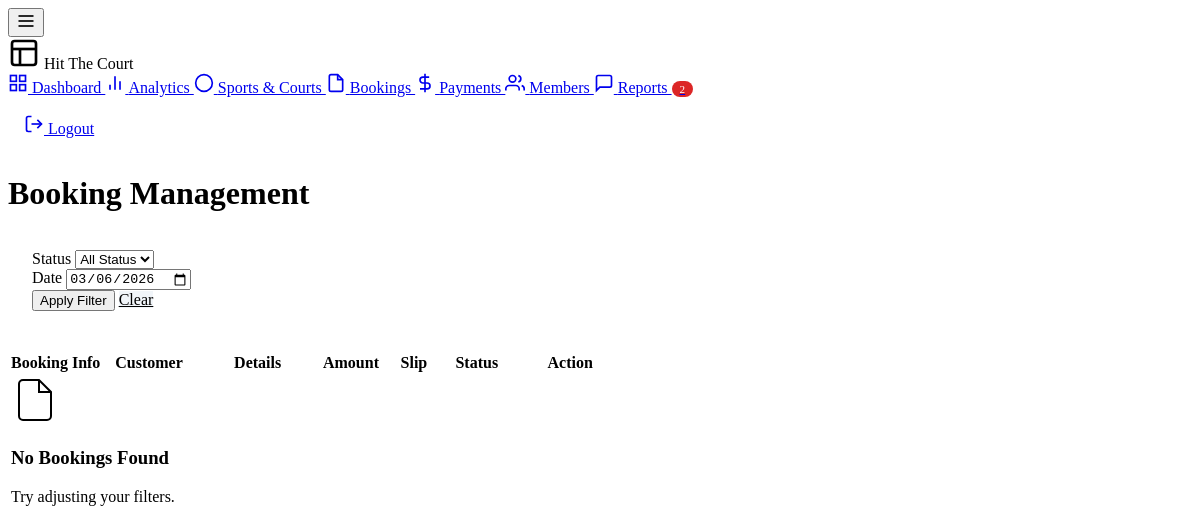
The page /admin/bookings.php?date=2026-03-06 (signed in) on the database as committed earlier.
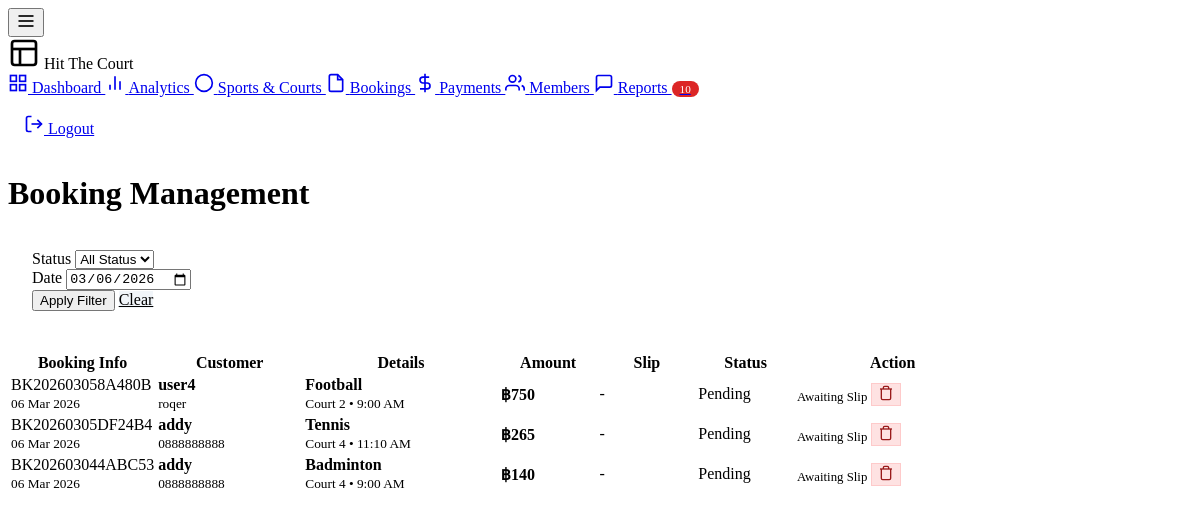
The same page on the database as committed later.
### tables this page shows
CREATE TABLE `bookings` (
  `booking_id` int(11) NOT NULL,
  `booking_code` varchar(20) NOT NULL,
  `user_id` int(11) NOT NULL,
  `court_id` int(11) NOT NULL,
  `slot_id` int(11) NOT NULL,
  `booking_date` date NOT NULL,
  `duration_minutes` int(11) NOT NULL,
  `court_price` decimal(10,2) NOT NULL,
  `equipment_total` decimal(10,2) DEFAULT 0.00,
  `discount_amount` decimal(10,2) DEFAULT 0.00,
  `total_price` decimal(10,2) NOT NULL,
  `payment_status` enum('pending','paid','failed','refunded') DEFAULT 'pending',
  `expires_at` datetime DEFAULT NULL,
  `booking_status` enum('active','cancelled','completed') DEFAULT 'active',
  `notes` text DEFAULT NULL,
  `created_at` timestamp NOT NULL DEFAULT current_timestamp(),
  `updated_at` timestamp NOT NULL DEFAULT current_timestamp() ON UPDATE current_timestamp()
);

CREATE TABLE `users` (
  `user_id` int(11) NOT NULL,
  `username` varchar(50) NOT NULL,
  `password` varchar(255) NOT NULL,
  `email` varchar(100) NOT NULL,
  `phone` varchar(20) DEFAULT NULL,
  `is_member` tinyint(1) DEFAULT 0,
  `member_expire` date DEFAULT NULL,
  `points` int(11) DEFAULT 0,
  `total_bookings` int(11) DEFAULT 0,
  `created_at` timestamp NOT NULL DEFAULT current_timestamp(),
  `updated_at` timestamp NOT NULL DEFAULT current_timestamp() ON UPDATE current_timestamp()
);

CREATE TABLE `sports` (
  `sport_id` int(11) NOT NULL,
  `sport_name` varchar(50) NOT NULL,
  `slug` varchar(50) NOT NULL,
  `description` text DEFAULT NULL,
  `duration_minutes` int(11) NOT NULL,
  `price` int(11) NOT NULL,
  `max_courts` int(11) DEFAULT 1,
  `image` varchar(255) DEFAULT NULL,
  `status` enum('active','inactive') DEFAULT 'active',
  `created_at` timestamp NOT NULL DEFAULT current_timestamp(),
  `price_per_round` decimal(10,2) DEFAULT 0.00,
  `total_courts` int(11) DEFAULT 1
);

CREATE TABLE `courts` (
  `court_id` int(11) NOT NULL,
  `sport_id` int(11) NOT NULL,
  `court_number` int(11) NOT NULL,
  `court_name` varchar(50) DEFAULT NULL,
  `status` enum('available','maintenance','reserved') DEFAULT 'available',
  `created_at` timestamp NOT NULL DEFAULT current_timestamp()
);

CREATE TABLE `time_slots` (
  `slot_id` int(11) NOT NULL,
  `sport_id` int(11) NOT NULL,
  `start_time` time NOT NULL,
  `end_time` time NOT NULL,
  `status` enum('active','inactive') DEFAULT 'active'
);

### config.php (called while the page is built, shortened)
<?php
function sanitize($data) {
    return htmlspecialchars(strip_tags(trim($data)));
}
?>

### admin/bookings.php (the view, shortened to what this page needs)
<?php
require_once '../config.php';
 $statusFilter = sanitize($_GET['status'] ?? 'all');
 $dateFilter = sanitize($_GET['date'] ?? '');
 $pendingReports = $pdo->query("SELECT COUNT(*) as count FROM reports WHERE status IN ('new', 'in_progress')")->fetch()['count'];
 $whereClause = "1=1";
 $params = [];
if ($dateFilter) {
    $whereClause .= " AND b.booking_date = ?";
    $params[] = $dateFilter;
}
 $sql = "
    SELECT b.*, u.username, u.email, u.phone, s.sport_name, c.court_number, ts.start_time, ts.end_time, p.slip_image
    FROM bookings b
    JOIN users u ON b.user_id = u.user_id
    JOIN courts c ON b.court_id = c.court_id
    JOIN sports s ON c.sport_id = s.sport_id
    JOIN time_slots ts ON b.slot_id = ts.slot_id
    LEFT JOIN payments p ON b.booking_id = p.booking_id
    WHERE {$whereClause}
    ORDER BY b.created_at DESC
";
 $stmt = $pdo->prepare($sql);
 $stmt->execute($params);
 $bookings = $stmt->fetchAll();
?>
<!DOCTYPE html>
<html lang="en">
<head>
    <link rel="stylesheet" href="<?= SITE_URL ?>/assets/css/admin.css">
</head>
<body>
<button class="admin-sidebar-toggle" id="sidebarToggle" aria-label="Toggle sidebar">
    <svg xmlns="http://www.w3.org/2000/svg" width="20" height="20" viewBox="0 0 24 24"
         fill="none" stroke="currentColor" stroke-width="2">
        <line x1="3" y1="12" x2="21" y2="12"></line>
        <line x1="3" y1="6" x2="21" y2="6"></line>
        <line x1="3" y1="18" x2="21" y2="18"></line>
    </svg>
</button>
    <div class="admin-layout">
        <aside class="admin-sidebar">
            <div class="admin-brand">
                <svg width="32" height="32" viewBox="0 0 24 24" fill="none" stroke="currentColor" stroke-width="2">
                    <rect x="3" y="3" width="18" height="18" rx="2" ry="2"></rect>
                    <line x1="3" y1="9" x2="21" y2="9"></line>
                    <line x1="9" y1="21" x2="9" y2="9"></line>
                </svg>
                Hit The Court
            </div>
            <nav class="admin-nav">
                <a href="dashboard.php" class="admin-nav-item">
                    Dashboard
                </a>
                <a href="analytics.php" class="admin-nav-item">
                    <svg xmlns="http://www.w3.org/2000/svg" width="20" height="20" viewBox="0 0 24 24" fill="none" stroke="currentColor" stroke-width="2"><line x1="18" y1="20" x2="18" y2="10"></line><line x1="12" y1="20" x2="12" y2="4"></line><line x1="6" y1="20" x2="6" y2="14"></line></svg>
                    Analytics
                </a>
                <a href="sports.php" class="admin-nav-item">
                    <svg xmlns="http://www.w3.org/2000/svg" width="20" height="20" viewBox="0 0 24 24" fill="none" stroke="currentColor" stroke-width="2"><circle cx="12" cy="12" r="10"></circle></svg>
                    Sports & Courts
                </a>
                <a href="bookings.php" class="admin-nav-item active">
                    <svg xmlns="http://www.w3.org/2000/svg" width="20" height="20" viewBox="0 0 24 24" fill="none" stroke="currentColor" stroke-width="2"><path d="M14 2H6a2 2 0 0 0-2 2v16a2 2 0 0 0 2 2h12a2 2 0 0 0 2-2V8z"></path><polyline points="14 2 14 8 20 8"></polyline></svg>
                    Bookings
                </a>
                <a href="payments.php" class="admin-nav-item">
                    <svg xmlns="http://www.w3.org/2000/svg" width="20" height="20" viewBox="0 0 24 24" fill="none" stroke="currentColor" stroke-width="2"><line x1="12" y1="1" x2="12" y2="23"></line><path d="M17 5H9.5a3.5 3.5 0 0 0 0 7h5a3.5 3.5 0 0 1 0 7H6"></path></svg>
                    Payments
                </a>
                <a href="members.php" class="admin-nav-item">
                    Members
                </a>
                <a href="reports.php" class="admin-nav-item">
                    <svg xmlns="http://www.w3.org/2000/svg" width="20" height="20" viewBox="0 0 24 24" fill="none" stroke="currentColor" stroke-width="2"><path d="M21 15a2 2 0 0 1-2 2H7l-4 4V5a2 2 0 0 1 2-2h14a2 2 0 0 1 2 2z"></path></svg>
                    Reports
                    <?php if ($pendingReports > 0): ?>
                    <span style="background: #DC2626; color: white; padding: 2px 8px; border-radius: 999px; font-size: 0.7rem; margin-left: auto;"><?= $pendingReports ?></span>
                    <?php endif; ?>
                </a>
            </nav>
            <div style="margin-top: auto; padding: 1rem; border-top: 1px solid rgba(255,255,255,0.1);">
                <a href="<?= SITE_URL ?>/api/auth.php?action=admin_logout" class="admin-nav-item">
                    <svg xmlns="http://www.w3.org/2000/svg" width="20" height="20" viewBox="0 0 24 24" fill="none" stroke="currentColor" stroke-width="2"><path d="M9 21H5a2 2 0 0 1-2-2V5a2 2 0 0 1 2-2h4"></path><polyline points="16 17 21 12 16 7"></polyline><line x1="21" y1="12" x2="9" y2="12"></line></svg>
                    Logout
                </a>
            </div>
        </aside>
        <main class="admin-main">
            <div class="admin-header">
                <h1 class="admin-title">Booking Management</h1>
            </div>
            <div class="admin-card" style="margin-bottom: 1.5rem;">
                <div class="admin-card-body" style="padding: 1rem 1.5rem;">
                    <form method="GET" class="filter-bar">
                        <div class="filter-group">
                            <label class="filter-label">Status</label>
                            <select name="status" class="admin-input">
                                <option value="all" <?= $statusFilter === 'all' ? 'selected' : '' ?>>All Status</option>
                            </select>
                        </div>
                        <div class="filter-group">
                            <label class="filter-label">Date</label>
                            <input type="date" name="date" value="<?= $dateFilter ?>" class="admin-input">
                        </div>
                        <button type="submit" class="btn btn-primary">
                            Apply Filter
                        </button>
                        <a href="bookings.php" class="btn" style="background: #F1F5F9; color: var(--admin-text);">Clear</a>
                    </form>
                </div>
            </div>
            <div class="admin-card">
                <div class="admin-card-body" style="padding: 0;">
                    <div style="overflow-x: auto;">
                        <table class="admin-table">
                            <thead>
                                <tr>
                                    <th style="width: 15%;">Booking Info</th>
                                    <th style="width: 15%;">Customer</th>
                                    <th style="width: 20%;">Details</th>
                                    <th style="width: 10%;">Amount</th>
                                    <th style="width: 10%;">Slip</th>
                                    <th style="width: 10%;">Status</th>
                                    <th style="width: 20%;">Action</th>
                                </tr>
                            </thead>
                            <tbody>
                                <?php if (empty($bookings)): ?>
                                <tr>
                                    <td colspan="7">
                                        <div class="empty-state">
                                            <svg xmlns="http://www.w3.org/2000/svg" width="48" height="48" viewBox="0 0 24 24" fill="none" stroke="currentColor" stroke-width="1"><path d="M14 2H6a2 2 0 0 0-2 2v16a2 2 0 0 0 2 2h12a2 2 0 0 0 2-2V8z"></path><polyline points="14 2 14 8 20 8"></polyline></svg>
                                            <h3>No Bookings Found</h3>
                                            <p>Try adjusting your filters.</p>
                                        </div>
                                    </td>
                                </tr>
                                <?php else: ?>
                                    <?php foreach ($bookings as $b): ?>
                                    <tr>
                                        <td>
                                            <span class="admin-code"><?= htmlspecialchars($b['booking_code']) ?></span><br>
                                            <small style="color: var(--admin-muted);"><?= date('d M Y', strtotime($b['booking_date'])) ?></small>
                                        </td>
                                        <td>
                                            <strong><?= htmlspecialchars($b['username']) ?></strong><br>
                                            <small style="color: var(--admin-muted);"><?= htmlspecialchars($b['phone']) ?></small>
                                        </td>
                                        <td>
                                            <div style="font-weight: 600; color: var(--admin-secondary);"><?= htmlspecialchars($b['sport_name']) ?></div>
                                            <small>Court <?= $b['court_number'] ?> • <?= date('g:i A', strtotime($b['start_time'])) ?></small>
                                        </td>
                                        <td>
                                            <strong>฿<?= number_format($b['total_price']) ?></strong>
                                        </td>
                                        <td>
                                            <?php if ($b['slip_image']): ?>
                                            <a href="<?= SITE_URL ?>/<?= $b['slip_image'] ?>" target="_blank" class="btn btn-sm" style="background: #EFF6FF; color: var(--admin-primary);">
                                                View
                                            </a>
                                            <?php else: ?>
                                            <span style="color: var(--admin-muted);">-</span>
                                            <?php endif; ?>
                                        </td>
                                        <td>
                                            <span class="status-pill status-<?= htmlspecialchars($b['payment_status']) ?>">
                                                <?= ucfirst($b['payment_status']) ?>
                                            </span>
                                        </td>
                                        <td>
                                            <div class="action-group">
                                                <?php if ($b['payment_status'] === 'pending' && $b['slip_image']): ?>
                                                    <form method="POST" style="display: contents;">
                                                        <input type="hidden" name="booking_id" value="<?= $b['booking_id'] ?>">
                                                        <input type="hidden" name="action" value="verify">
                                                        <button type="submit" class="btn btn-sm btn-success">Verify</button>
                                                    </form>
                                                    <form method="POST" style="display: contents;" onsubmit="return confirm('Reject this payment?');">
                                                        <input type="hidden" name="booking_id" value="<?= $b['booking_id'] ?>">
                                                        <input type="hidden" name="action" value="reject">
                                                        <button type="submit" class="btn btn-sm btn-danger">Reject</button>
                                                    </form>
                                                <?php elseif ($b['payment_status'] === 'pending'): ?>
                                                    <span style="color: var(--admin-warning); font-size: 0.8rem;">Awaiting Slip</span>
                                                <?php else: ?>
                                                    <span style="color: var(--admin-muted);">-</span>
                                                <?php endif; ?>
                                                <form method="POST" style="display: contents;" onsubmit="return confirm('Are you sure you want to DELETE this booking? This cannot be undone.');">
                                                    <button type="submit" class="btn btn-sm btn-delete" title="Delete Booking">
                                                        <svg xmlns="http://www.w3.org/2000/svg" width="16" height="16" viewBox="0 0 24 24" fill="none" stroke="currentColor" stroke-width="2"><polyline points="3 6 5 6 21 6"></polyline><path d="M19 6v14a2 2 0 0 1-2 2H7a2 2 0 0 1-2-2V6m3 0V4a2 2 0 0 1 2-2h4a2 2 0 0 1 2 2v2"></path></svg>
                                                    </button>
                                                </form>
                                            </div>
                                        </td>
                                    </tr>
                                    <?php endforeach; ?>
                                <?php endif; ?>
                            </tbody>
                        </table>
                    </div>
                </div>
            </div>
        </main>
    </div>
</body>
</html>

### admin/bookings.php (style rules this page uses)
.btn-delete { background: #FEE2E2; color: #991B1B; border: 1px solid #FECACA; }

Rows that differ between the two databases and show on the page:
added bookings: booking_code "BK202603058A480B", booking_date "06 Mar 2026", user.username "user4", user.phone "roqer", sports.sport_name "Football", court.court_number "2", slot.start_time "9:00 AM", total_price "750", payment_status "Pending", shows "Awaiting Slip"
added bookings: booking_code "BK20260305DF24B4", booking_date "06 Mar 2026", user.username "addy", user.phone "0888888888", sports.sport_name "Tennis", court.court_number "4", slot.start_time "11:10 AM", total_price "265", payment_status "Pending", shows "Awaiting Slip"
added bookings: booking_code "BK202603044ABC53", booking_date "06 Mar 2026", user.username "addy", user.phone "0888888888", sports.sport_name "Badminton", court.court_number "4", slot.start_time "9:00 AM", total_price "140", payment_status "Pending", shows "Awaiting Slip"
Other text that changed with them:
$pendingReports: "2" → "10"
text no longer shown: "No Bookings Found Try adjusting your filters."
